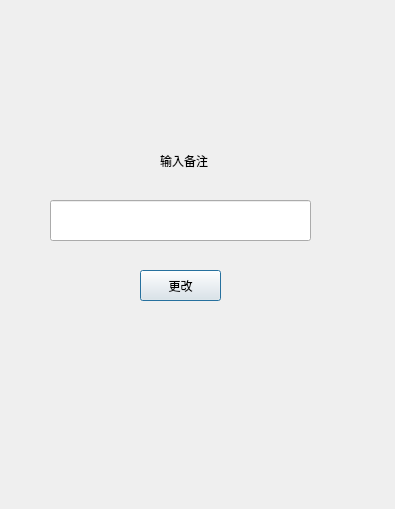
<?xml version="1.0" encoding="UTF-8"?>
<ui version="4.0">
 <class>add_friend_note_Dialog</class>
 <widget class="QDialog" name="add_friend_note_Dialog">
  <property name="geometry">
   <rect>
    <x>0</x>
    <y>0</y>
    <width>395</width>
    <height>509</height>
   </rect>
  </property>
  <property name="windowTitle">
   <string>添加备注</string>
  </property>
  <widget class="QLineEdit" name="friend_note_Edit">
   <property name="geometry">
    <rect>
     <x>50</x>
     <y>200</y>
     <width>261</width>
     <height>41</height>
    </rect>
   </property>
  </widget>
  <widget class="QLabel" name="label">
   <property name="geometry">
    <rect>
     <x>160</x>
     <y>150</y>
     <width>80</width>
     <height>21</height>
    </rect>
   </property>
   <property name="text">
    <string>输入备注</string>
   </property>
  </widget>
  <widget class="QPushButton" name="note_sure_Btn">
   <property name="geometry">
    <rect>
     <x>140</x>
     <y>270</y>
     <width>81</width>
     <height>31</height>
    </rect>
   </property>
   <property name="text">
    <string>更改</string>
   </property>
  </widget>
 </widget>
 <resources/>
 <connections/>
</ui>
